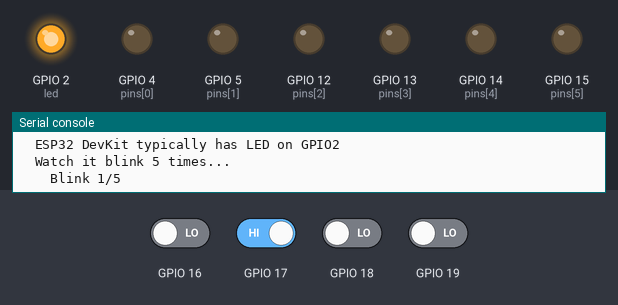
The program below on a simulated ESP32 board running MicroPython. On the bench: output pins drawn as LEDs (lit = HIGH), the last lines printed to the serial console. Inputs (shaded band) come from the test bench; at power-on: GPIO 17 HIGH, GPIO 16, GPIO 18, GPIO 19 LOW. WiFi joins after 1.5 s; a WiFi scan finds one network, HomeNet.

Above: at 2.45 s.
At 9.0 s:
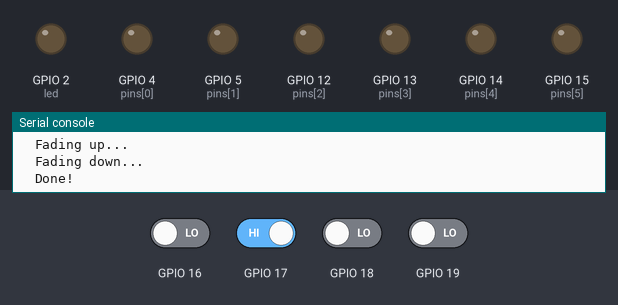
9.1 s: GPIO 16 driven LOW and GPIO 17 driven LOW
At 10.48 s:
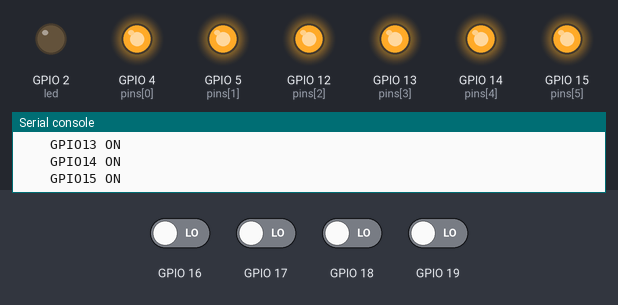
Timing chart, 0 to 13.0 s (numbered marks = the images above; inputs shaded):
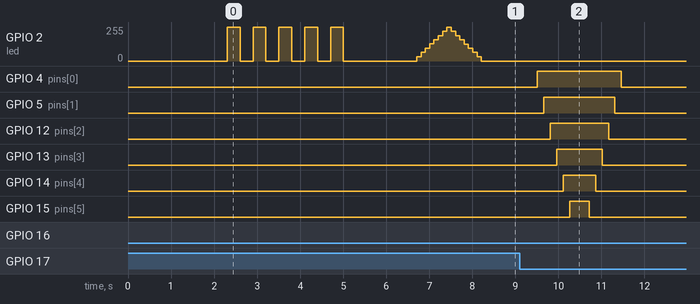

The program:

esp32_demo.py
```python
"""
ESP32 DevKit Demo
=================
Tests emulator features specific to the ESP32.
Select "ESP32 DevKit" in the board dropdown before running.

Run via VS Code: Right-click -> "Run in MicroPython Emulator"
"""

import utime
from machine import Pin, PWM, ADC, I2C


def announce(title: str) -> None:
    """Print demo section header."""
    print("\n" + "=" * 50)
    print(f"  {title}")
    print("=" * 50)
    utime.sleep_ms(300)


# =============================================================================
# ESP32 LED - GPIO2 is typically the onboard LED
# =============================================================================

def demo_led_blink():
    """Blink the onboard LED on GPIO2."""
    announce("ESP32 LED Blink (GPIO2)")

    print("  ESP32 DevKit typically has LED on GPIO2")
    print("  Watch it blink 5 times...")

    led = Pin(2, Pin.OUT)

    for i in range(5):
        print(f"    Blink {i+1}/5")
        led.on()
        utime.sleep_ms(300)
        led.off()
        utime.sleep_ms(300)

    print("  Done!")


# =============================================================================
# ESP32 PWM - Multiple channels available
# =============================================================================

def demo_pwm():
    """PWM on multiple pins."""
    announce("ESP32 PWM")

    print("  ESP32 has 16 PWM channels!")
    print("  Testing PWM on GPIO2...")

    pwm = PWM(Pin(2))
    pwm.freq(5000)  # ESP32 supports higher frequencies

    print("  Fading up...")
    for duty in range(0, 1024, 128):
        pwm.duty(duty)  # ESP32 uses 10-bit duty (0-1023)
        utime.sleep_ms(100)

    print("  Fading down...")
    for duty in range(1023, 0, -128):
        pwm.duty(duty)
        utime.sleep_ms(100)

    pwm.deinit()
    print("  Done!")


# =============================================================================
# ESP32 GPIO - More pins available
# =============================================================================

def demo_gpio():
    """Test ESP32 GPIO pins."""
    announce("ESP32 GPIO Pins")

    print("  ESP32 has many GPIO pins!")
    print("  Testing GPIO 4, 5, 12, 13, 14, 15...")

    pin_nums = [4, 5, 12, 13, 14, 15]
    pins = [Pin(i, Pin.OUT) for i in pin_nums]

    for i, pin in enumerate(pins):
        print(f"    GPIO{pin_nums[i]} ON")
        pin.on()
        utime.sleep_ms(150)

    utime.sleep_ms(300)

    for i, pin in enumerate(reversed(pins)):
        idx = len(pins) - 1 - i
        print(f"    GPIO{pin_nums[idx]} OFF")
        pin.off()
        utime.sleep_ms(150)

    print("  Done!")


# =============================================================================
# ESP32 Digital Input - Read pin states
# =============================================================================

def demo_digital_read():
    """Read digital input pins with various pull configurations."""
    announce("ESP32 Digital Input")

    print("  Testing all digital input modes:")
    print("  - Pin.IN: Floating input (no pull resistor)")
    print("  - Pin.PULL_UP: Input with internal pull-up")
    print("  - Pin.PULL_DOWN: Input with internal pull-down")
    print()

    # Create pins with different configurations
    input_pins = [
        ("GPIO16 (IN)", Pin(16, Pin.IN)),
        ("GPIO17 (PULL_UP)", Pin(17, Pin.IN, Pin.PULL_UP)),
        ("GPIO18 (PULL_DOWN)", Pin(18, Pin.IN, Pin.PULL_DOWN)),
        ("GPIO19 (IN)", Pin(19, Pin.IN)),
        ("GPIO21 (PULL_UP)", Pin(21, Pin.IN, Pin.PULL_UP)),
        ("GPIO22 (PULL_DOWN)", Pin(22, Pin.IN, Pin.PULL_DOWN)),
    ]

    # Read each pin multiple times to show flash animation
    for cycle in range(3):
        print(f"  Read cycle {cycle + 1}/3:")
        for name, pin in input_pins:
            value = pin.value()
            state = "HIGH" if value else "LOW"
            print(f"    {name}: {state}")
            utime.sleep_ms(150)
        utime.sleep_ms(500)

    print("\n  Done!")


# =============================================================================
# ESP32 WiFi - Built-in WiFi
# =============================================================================

def demo_wifi():
    """Test WiFi functionality."""
    announce("ESP32 WiFi")

    print("  ESP32 has built-in WiFi!")

    import network

    wlan = network.WLAN(network.STA_IF)

    print("\n  Activating WiFi...")
    wlan.active(True)
    utime.sleep_ms(300)

    print("  Scanning for networks...")
    networks = wlan.scan()

    print(f"\n  Found {len(networks)} network(s):")
    for net in networks[:5]:
        ssid = net[0].decode() if isinstance(net[0], bytes) else net[0]
        print(f"    📶 {ssid}")
        utime.sleep_ms(150)

    print("\n  Connecting to 'TestNetwork'...")
    wlan.connect("TestNetwork", "password123")

    if wlan.isconnected():
        config = wlan.ifconfig()
        print(f"  Connected! IP: {config[0]}")

    print("\n  Done!")


# =============================================================================
# ESP32 I2C - Two I2C buses
# =============================================================================

def demo_i2c():
    """Scan both I2C buses."""
    announce("ESP32 I2C Buses")

    print("  ESP32 has 2 hardware I2C buses")

    # I2C bus 0
    print("\n  I2C0 (SDA=21, SCL=22):")
    i2c0 = I2C(0, scl=Pin(22), sda=Pin(21), freq=400000)
    devices0 = i2c0.scan()

    if devices0:
        for addr in devices0:
            print(f"    0x{addr:02X}")
    else:
        print("    No devices")

    # I2C bus 1
    print("\n  I2C1 (SDA=25, SCL=26):")
    i2c1 = I2C(1, scl=Pin(26), sda=Pin(25), freq=400000)
    devices1 = i2c1.scan()

    if devices1:
        for addr in devices1:
            print(f"    0x{addr:02X}")
    else:
        print("    No devices")

    print("\n  Done!")


# =============================================================================
# ESP32 ADC - Two ADC units
# =============================================================================

def demo_adc():
    """Read ESP32 ADC channels."""
    announce("ESP32 ADC")

    print("  ESP32 has ADC1 (GPIO32-39) and ADC2 (GPIO0-15)")
    print("  Note: ADC2 unavailable when WiFi is active")

    # ADC1 channels
    channels = [
        ("GPIO32 (ADC1_4)", ADC(Pin(32))),
        ("GPIO33 (ADC1_5)", ADC(Pin(33))),
        ("GPIO34 (ADC1_6)", ADC(Pin(34))),
        ("GPIO35 (ADC1_7)", ADC(Pin(35))),
    ]

    for _ in range(3):
        print()
        for name, adc in channels:
            raw = adc.read()  # ESP32 uses 12-bit ADC (0-4095)
            voltage = raw * 3.3 / 4095
            print(f"    {name}: {voltage:.2f}V")
        utime.sleep_ms(500)

    print("\n  Done!")


# =============================================================================
# Main
# =============================================================================

if __name__ == "__main__":
    print("\n" + "=" * 50)
    print("  ⚡ ESP32 DEVKIT DEMO")
    print("=" * 50)
    print("\n  Make sure 'ESP32 DevKit' is selected!")
    utime.sleep_ms(2000)

    demos = [
        demo_led_blink,
        demo_pwm,
        demo_gpio,
        demo_digital_read,
        demo_wifi,
        demo_i2c,
        demo_adc,
    ]

    for demo in demos:
        try:
            demo()
            utime.sleep_ms(1000)
        except Exception as e:
            print(f"  Error: {e}")

    print("\n" + "=" * 50)
    print("  🎉 ESP32 DEMO COMPLETE!")
    print("=" * 50)
```
